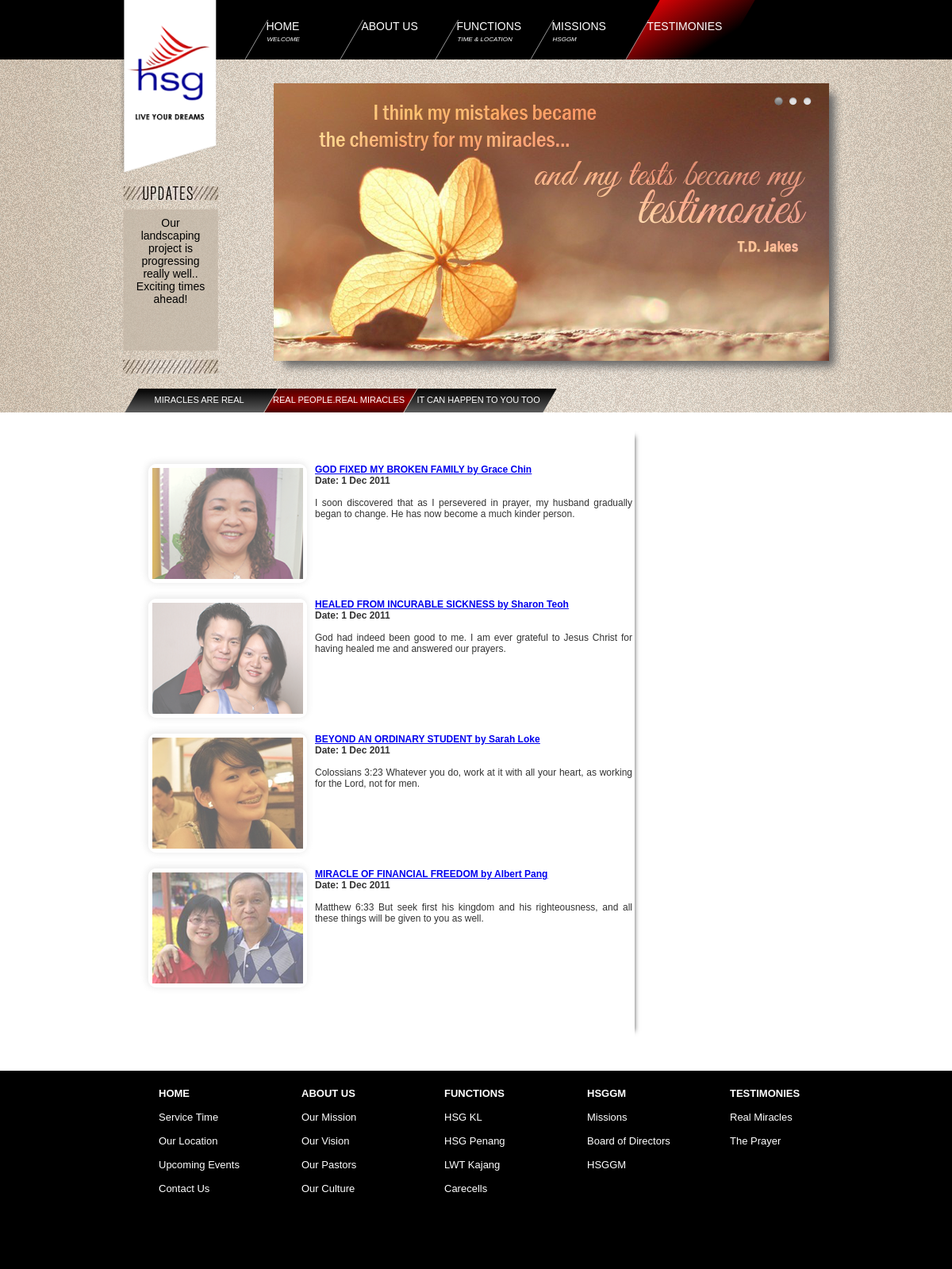
/testimonies.php?id=15, run on the app's committed database.
### tables this page shows
CREATE TABLE IF NOT EXISTS `newsupdate` (
  `id` int(11) NOT NULL AUTO_INCREMENT,
  `date` timestamp NOT NULL DEFAULT CURRENT_TIMESTAMP ON UPDATE CURRENT_TIMESTAMP,
  `message` varchar(500) NOT NULL,
  `status` int(11) NOT NULL,
  PRIMARY KEY (`id`)
);

CREATE TABLE IF NOT EXISTS `miracles` (
  `id` int(11) NOT NULL AUTO_INCREMENT,
  `title` varchar(500) NOT NULL,
  `author` varchar(500) NOT NULL,
  `date` date NOT NULL,
  `imageurl` varchar(500) NOT NULL,
  `summary` varchar(500) NOT NULL,
  `content` varchar(10000) NOT NULL,
  `status` int(11) NOT NULL,
  PRIMARY KEY (`id`)
);

### library/calltestimony.php (the view, shortened to what this page needs)
<?php
echo'
<div id="bgcontent">
<div id="pncontent">
';
$querystr ='select id, author, title, DATE_FORMAT(date, "%e %b %Y") as testimonydate, imageurl, summary, content from miracles where status=1 order by date desc';
$result = $dbconn->query($querystr);
while ($row = $result->fetch_assoc()){
	echo'
	<div style="clear:both;">
	<div style="float:left;width:200px; height:150px; padding:0px 10px 20px 0px;">
	<a href="#" id="imglink'.$row["id"].'"><img class="needhovereffect" style="-webkit-border-radius:10px 10px 10px 10px;-moz-border-radius:10px 10px 10px 10px; border-radius:10px 10px 10px 10px; box-shadow:-1px -1px 8px 1px #D8D8D8; -webkit-box-shadow:-1px -1px 8px 1px #D8D8D8; -moz-box-shadow:-1px -1px 8px 1px #D8D8D8;" src="images/miracles/'.$row["imageurl"].'" width="200px" height="150px"/></a><br/>
	</div>
	<div style="float:left;width:400px;padding:0px 10px 20px 0px;">
	<b><a href="#" id="titlelink'.$row["id"].'"><u>'.$row["title"].' by '.$row["author"].'</u></a><br/>
	Date: '.$row["testimonydate"].'</b><br/><br/>'.$row["summary"].'
	</div>
	</div>';
}
echo'
</div></div>
';
?>

### testimonies.php
<?php
require('library/page.php');
$pageid = $_GET['id'];
$setpage = new page();
$setpage->pagename ='testimonies';
$setpage->addheadline ='<link rel="stylesheet" href="css/modalboxstyles.css">';
$setpage->displayheader();
$setpage->submenupageid = $pageid;
$setpage->displaysubmenu();
$setpage->displaycontent();
$setpage->displayfooter();
?>

### library/page.php (shortened to what this page needs)
<?php
class page{
public $pagename;
public $submenupageid;
public $addheadline;
public function displayheader(){
	require('library/opendb.php');
	$querystr = 'select id from submenupages where parentmenu="about" and position <> 0 order by position';
	$result = $dbconn->query($querystr);
	$row = $result->fetch_assoc();
	$aboutid=$row['id'];
	$querystr = 'select id from submenupages where parentmenu="functions" and position <> 0 order by position';
	$result = $dbconn->query($querystr);
	$row = $result->fetch_assoc();
	$functionsid=$row['id'];
	$querystr = 'select id from submenupages where parentmenu="missions" and position <> 0 order by position';
	$result = $dbconn->query($querystr);
	$row = $result->fetch_assoc();
	$missionsid=$row['id'];
	$querystr = 'select id from submenupages where parentmenu="testimonies" and position <> 0 order by position';
	$result = $dbconn->query($querystr);
	$row = $result->fetch_assoc();
	$testimoniesid=$row['id'];
	echo '
	<!DOCTYPE html PUBLIC "-//W3C//DTD XHTML 1.0 Transitional//EN" "http://www.w3.org/TR/xhtml1/DTD/xhtml1-transitional.dtd">
	<html xmlns="http://www.w3.org/1999/xhtml">
	<head>
	<meta http-equiv="Content-Type" content="text/html; charset=utf-8" />';
	echo $this->addheadline;
	echo'
		<link rel="stylesheet" href="css/layout.css" type="text/css" />
	    <link rel="stylesheet" type="text/css" href="banner/engine1/style.css" />
		<link href="http://fonts.googleapis.com/css?family=Sintony" rel="stylesheet" type="text/css">
		<script type="text/javascript" src="banner/engine1/jquery.js"></script>
	<title>HSG LIVE YOUR DREAMS</title>
	</head>
	<body>
	<div id="all">
	<div id="bgmainmenu" >
  		<div id="pnmainmenu">
			<div id="logo"><img src="images/static/logo.png" width="125px"/></div>
			<div id="mainmenu">
				<a href="index.php" style="text-decoration:none;"><div class="bigparallelogram" id="home'; if($this->pagename=="home")echo 'selected';echo'"><div class="smallparallelogram" ><div class="menutitle">Home </div> <div class="menusubtitle">Welcome</div></div></div> </a>
          		<a href="about.php?id='.$aboutid.'" style="text-decoration:none;"><div class="bigparallelogram" id="about'; if($this->pagename=="about")echo 'selected';echo'"><div class="smallparallelogram" ><div class="menutitle">About Us</div> <div class="menusubtitle"></div></div></div> </a>
          		<a href="functions.php?id='.$functionsid.'" style="text-decoration:none;"> <div class="bigparallelogram" id="functions'; if($this->pagename=="functions")echo 'selected';echo'"><div class="smallparallelogram" ><div class="menutitle">Functions</div> <div class="menusubtitle">Time & Location</div></div></div>	 </a>
         		<a href="missions.php?id='.$missionsid.'" style="text-decoration:none;"><div class="bigparallelogram" id="missions'; if($this->pagename=="missions")echo 'selected';echo'"><div class="smallparallelogram" ><div class="menutitle">Missions</div> <div class="menusubtitle">HSGGM</div></div></div>  </a>
          		<a href="testimonies.php?id='.$testimoniesid.'" style="text-decoration:none;"><div class="bigparallelogram" id="testimonies'; if($this->pagename=="testimonies")echo 'selected';echo'"><div class="smallparallelogram" ><div class="menutitle">Testimonies</div> <div class="menusubtitle"></div></div></div> </a>';
echo' 	</div>
  		</div>
	</div>';
$querystr = 'select * from newsupdate where status=1';
$result = $dbconn->query($querystr);
$row = $result->fetch_assoc();
echo'  	<div id="bgads">
		<div id="pnads">
            <div id="pnupdates">
            	<img src="images/static/updatestop.jpg"/>
                <div style="height:10px;"></div>
                <div id="updatescontent">'.$row["message"].'</div>
                <div style="height:10px;"></div>
                <img src="images/static/updatesbottom.jpg"/>
            </div>
        	<div id="pnbanner">
				<div id="wowslider-container1">
				<div class="ws_images"><ul>';
	$bannerimg = array();
	$bannerlink = array();
	$bannertarget = array();
	$querystr = 'select imageurl, link, displaypage, position, target from banner where displaypage="'.$this->pagename.'" and position <>0 order by position asc';
	$result = $dbconn->query($querystr);
	while ($row = $result->fetch_assoc()) {
        array_push($bannerimg,$row["imageurl"]);
		array_push($bannerlink,$row["link"]);
		array_push($bannertarget,$row["target"]);
    }
	$linkcount = count($bannerimg);
	foreach($bannerimg as $banneritem){
		$link = array_shift($bannerlink);
		$target = array_shift($bannertarget);
		if ($link=="")
			echo '<li><img src="banner/data1/images/'.$banneritem.'" width="700px" height="350px"/></li>';
		else
			echo '<li><a href="'.$link.'" target="'.$target.'"><img src="banner/data1/images/'.$banneritem.'" width="700px" height="350px"/></a></li>';
	}
		echo '</ul></div>
				<div class="ws_bullets"><div>';
				for($i=1; $i<=$linkcount; $i++){
					echo '<a href="#">'.$i.'</a>';
				}
		echo '</div></div>
				</div>
				<script type="text/javascript" src="banner/engine1/wowslider.js"></script>
				<script type="text/javascript" src="banner/engine1/script.js"></script>
			</div>
        </div>
 	</div>';
}
public function displaysubmenu(){
	require('library/opendb.php');
	$submenuitem = array();
	$submenuid =array();
	$querystr = 'select id, title from submenupages where parentmenu="'.$this->pagename.'" and position<>0 order by position';
	$result = $dbconn->query($querystr);
	$numrow = $result->num_rows;
	while ($row = $result->fetch_assoc()) {
        array_push($submenuitem,$row["title"]);
        array_push($submenuid,$row["id"]);
    }
	if($numrow>0){
	$max=0;
	foreach ($submenuitem as $item){
		$len = strlen($item);
		if($max<$len){
			$max=$len;
		}
	}
	$width =$max*7;
	echo '
		<div id="bgsubmenu">
    	<div class="pnsubmenu" id="'.$this->pagename.'submenu">';
	foreach ($submenuitem as $item){
		$currentsubmenuid = array_shift($submenuid);
		if($this->submenupageid == $currentsubmenuid)
			$addline = 'id="'.$this->pagename.'subselected"';
		else
			$addline = "";
		echo '<a href="'.$this->pagename.'.php?id='.$currentsubmenuid.'#focusanchor" style="color:#FFF;text-decoration:none;"><div class="submenuparallelogram"'.$addline.'style="width:'.$width.'px;"><div class="submenutitle" style="width:'.$width.'px;">'.$item.'</div></div></a>';
	}
	echo '</div></div>';
	}
}
public function displaycontent(){
require('library/opendb.php');
echo'
<div id="bgcontent">
<div id="pncontent">
';
$querystr ='select leftcontent, rightcontent from submenupages where parentmenu="'.$this->pagename.'" and id="'.$this->submenupageid.'"';
$result = $dbconn->query($querystr);
$row = $result->fetch_assoc();
echo	'<div style="float:left;width:600px;';
if($row["rightcontent"]<>"")
	echo	'-webkit-box-shadow: 10px 0px 6px -10px #555;';
echo	'padding:25px;">';
if(substr($row['leftcontent'],0,9)=="include('")
	eval ($row['leftcontent']);
else
	echo ($row['leftcontent']);
echo'</div>
<div style="float:left;width:220px;padding:10px 10px 10px 20px;">'.$row['rightcontent'].'</div>
';
echo '
</div></div>
';
}
public function displayfooter(){
	echo '
	<div id="bgfooter">
		<div id="pnfooter">
		<br/>
			<div class="footmenu">
			<a href="index.php"><b>HOME</b></a><br/>
			<a href="functions.php?id=11">Service Time</a><br/>
			<a href="about.php?id=5">Our Location</a><br/>
			<a href="functions.php?id=14">Upcoming Events</a><br/>
			<a href="about.php?id=1">Contact Us</a><br/>
			</div>
			<div class="footmenu">
			<a href="about.php?id=1"><b>ABOUT US</b></a><br/>
			<a href="about.php?id=2">Our Mission</a><br/>
			<a href="about.php?id=2">Our Vision</a><br/>
			<a href="about.php?id=3">Our Pastors</a><br/>
			<a href="about.php?id=4">Our Culture</a><br/>
			</div>
			<div class="footmenu">
			<a href="functions.php?id=11"><b>FUNCTIONS</b></a><br/>
			<a href="functions.php?id=11">HSG KL</a><br/>
			<a href="functions.php?id=12">HSG Penang</a><br/>
			<a href="functions.php?id=12">LWT Kajang</a><br/>
			<a href="functions.php?id=13">Carecells</a><br/>
			</div>
			<div class="footmenu">
			<a href="missions.php?id=6"><b>HSGGM</b></a><br/>
			<a href="missions.php?id=6">Missions</a><br/>
			<a href="missions.php?id=8">Board of Directors</a><br/>
			<a href="missions.php?id=7">HSGGM</a><br/>
			</div>
			<div class="footmenu">
			<a href="testimonies.php?id=17"><b>TESTIMONIES</b></a><br/>
			<a href="testimonies.php?id=15">Real Miracles</a><br/>
			<a href="testimonies.php?id=16">The Prayer</a><br/>
			</div>
		</div>
	<!--Copyright if needed
	<div class="copyright">
	<br/><br/>
		&copy 2013 HIS SANCTUARY OF GLORY
	</div>
	-->
	</div>
	</div></body></html>';
}
}
?>

### banner/engine1/style.css (style rules this page uses)
#wowslider-container1 { zoom: 1; position: relative; max-width:700px; margin:0px auto 0px; z-index:90; border:none; text-align:left; }
#wowslider-container1 .ws_images ul { position:relative; width: 10000%; height:auto; left:0; list-style:none; margin:0; padding:0; border-spacing:0; overflow: visible; }
#wowslider-container1 .ws_images ul li { width:1%; line-height:0; float:left; font-size:0; padding:0 0 0 0 !important; margin:0 0 0 0 !important; }
#wowslider-container1 .ws_images { position: relative; left:0; top:0; width:100%; height:100%; overflow:hidden; }
#wowslider-container1 img { max-width: none !important; }
#wowslider-container1 .ws_images img { width:100%; border:none 0; max-width: none; padding:0; }
#wowslider-container1 a { text-decoration: none; outline: none; border: none; }
#wowslider-container1 .ws_bullets { font-size: 0px; float: left; position:absolute; z-index:70; }
#wowslider-container1 .ws_bullets div { position:relative; float:left; }
#wowslider-container1 .ws_bullets { padding: 10px; }
#wowslider-container1 .ws_bullets a { width:15px; height:15px; background: url(./bullet.png) left top; float: left; text-indent: -4000px; position:relative; margin-left:3px; color:transparent; }
#wowslider-container1 .ws_bullets a.ws_selbull { background-position: 0 100%; }
#wowslider-container1 .ws_bullets { top: 5px; right: 10px; }
#wowslider-container1 .ws_images ul { animation: wsBasic 20s infinite; -moz-animation: wsBasic 20s infinite; -webkit-animation: wsBasic 20s infinite; }

### data on the page
newsupdate: message "Our landscaping project is progressing really well.. Exciting times ahead!"
miracles: imageurl (picture), title "GOD FIXED MY BROKEN FAMILY", author "Grace Chin", testimonydate "1 Dec 2011", summary "I soon discovered that as I persevered in prayer, my husband gradually began to change. He has now become a much kinder person."
miracles: imageurl (picture), title "HEALED FROM INCURABLE SICKNESS", author "Sharon Teoh", testimonydate "1 Dec 2011", summary "God had indeed been good to me. I am ever grateful to Jesus Christ for having healed me and answered our prayers."
miracles: imageurl (picture), title "BEYOND AN ORDINARY STUDENT", author "Sarah Loke", testimonydate "1 Dec 2011", summary "Colossians 3:23 Whatever you do, work at it with all your heart, as working for the Lord, not for men."
miracles: imageurl (picture), title "MIRACLE OF FINANCIAL FREEDOM", author "Albert Pang", testimonydate "1 Dec 2011", summary "Matthew 6:33 But seek first his kingdom and his righteousness, and all these things will be given to you as well."

### other printed values
$item "MIRACLES ARE REAL"
$item "REAL PEOPLE.REAL MIRACLES"
$item "IT CAN HAPPEN TO YOU TOO"
